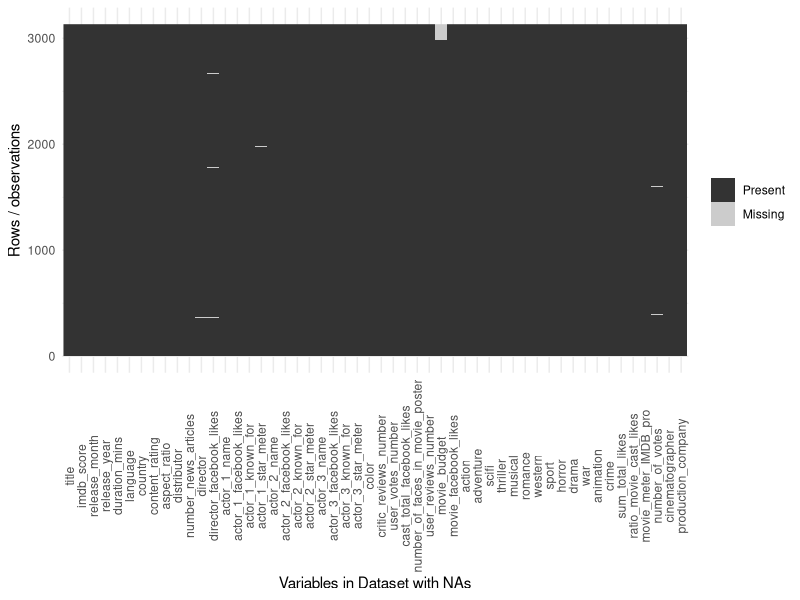
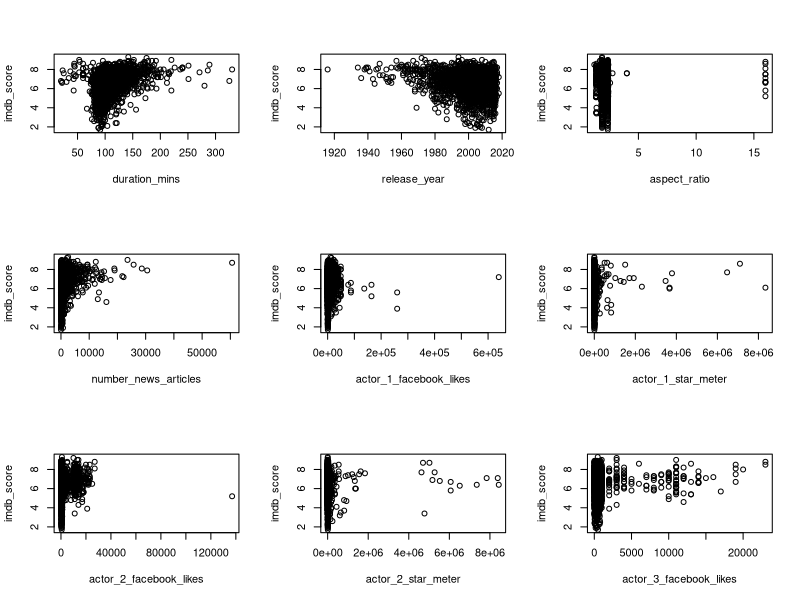
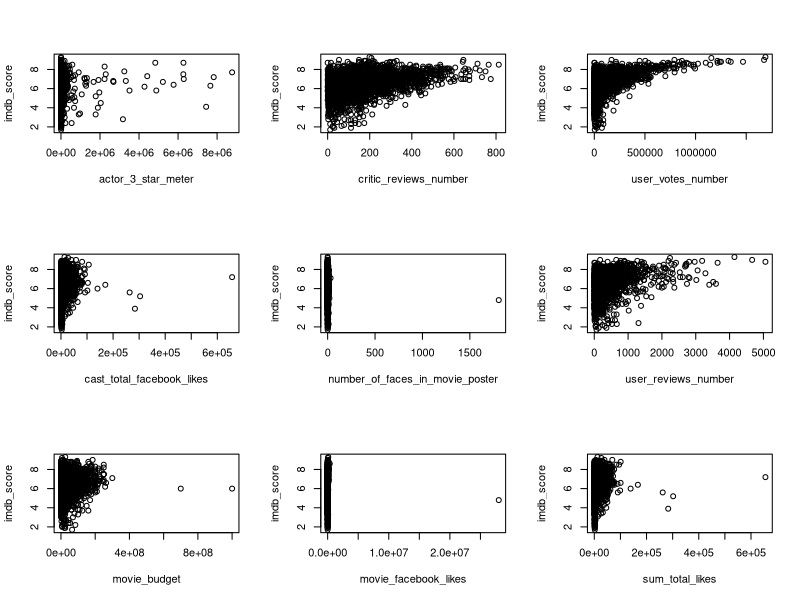
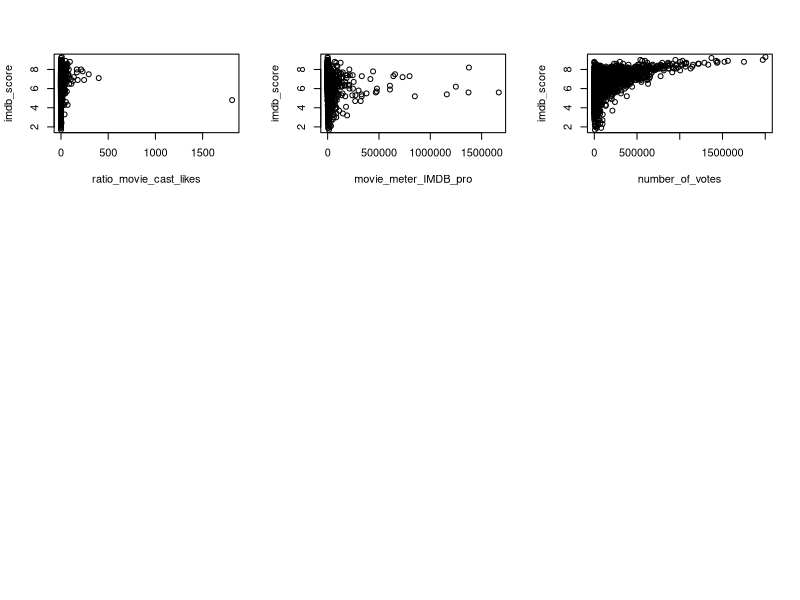

R code for these plots, in order: (Note: this script raises an error after producing the figures.)
## ---- chunk 1
imdb = read.csv("data_final.csv")
attach(imdb)
## ---- chunk 2
head(imdb)
str(imdb) 
#We can see that the data is made up of integers, factors and a dummy variable for genre. Nice!
#We also have NA values that we need to deal with
## ---- chunk 3
imdb = imdb[,-c(1,5,28,31,35,58:70)]
## ---- chunk 4
summary(imdb)
## ---- chunk 5
#Missingness graph
library(reshape2)
library(ggplot2)
library(magrittr)
ggplot_missing <- function(x){
  
  x %>% 
    is.na %>%
    melt %>%
    ggplot(data = .,
           aes(x = Var2,
               y = Var1)) +
    geom_raster(aes(fill = value)) +
    scale_fill_grey(name = "",
                    labels = c("Present","Missing")) +
    theme_minimal() + 
    theme(axis.text.x  = element_text(angle=90, vjust=0.5)) + 
    labs(x = "Variables in Dataset with NAs",
         y = "Rows / observations")
}
# Let’s test it out
ggplot_missing(imdb)

#new DF - columsn with NAs
#missings <- subset(imdb, select = c(12,14,57,15,19,30,34,37,53,55))
#ggplot_missing(missings)
## ---- chunk 6
#1 distributor - googled values
imdb$distributor = as.character(imdb$distributor)
distibutor <- subset(imdb, is.na(distributor))

imdb$distributor[77] = "Paramount Pictures"
imdb$distributor[212] = "United Artists"
imdb$distributor[256] = "Sony Pictures"
imdb$distributor[483] = "Universal Pictures"
imdb$distributor[858] = "Shochiku Co., Ltd."
imdb$distributor[2341] = "Paramount Pictures"
imdb$distributor[2544] = "Columbia Pictures"
imdb$distributor[2663] = "Relativity Media"
imdb$distributor[3090] = "Missing" # Movie_title = H. Could not find distributor 
imdb$distributor[3105] = "Magnolia Pictures"

attach(imdb)
any(is.na(imdb$distributor))
## ---- chunk 7
#2 director - googled values
imdb$director = as.character(imdb$director)
directors = subset(imdb, is.na(director))

imdb$director[217] = "Peter Deluise"
imdb$director[365] = "Tibor Takics"
imdb$director[2080] = "Mark Steven Johnson" # this one was the date was also in 2003 not 2015

attach(imdb)
any(is.na(imdb$director))
## ---- chunk 8
# 3 prodcution_company - googled values
imdb$production_company = as.character(imdb$production_company)
productionCompany = subset(imdb, is.na(production_company))


imdb$production_company[77] = "Indian Paintbrush"
imdb$production_company[212] = "Selznick International Pictures"
imdb$production_company[256] = "UK Film Council"
imdb$production_company[483] = "Blinding Edge Pictures"
imdb$production_company[858] = " Recorded Picture Company"
imdb$production_company[2341] = "Lakeshore Entertainment"
imdb$production_company[2544] = "Columbia Pictures"
imdb$production_company[2663] = "Relativity Media"
imdb$production_company[3090] = "Missing" # H. 
imdb$production_company[3105] = "Groundswell Productions"

attach(imdb)
any(is.na(imdb$production_company))
## ---- chunk 9
#actor_1_star_meter
imdb$actor_1_star_meter = as.numeric(imdb$actor_1_star_meter)
actor1star = subset(imdb, is.na(imdb$actor_1_star_meter))


imdb$actor_1_star_meter[443] = 2209
imdb$actor_1_star_meter[664] = 5368
imdb$actor_1_star_meter[671] = 5368
imdb$actor_1_star_meter[1494] = 2209
imdb$actor_1_star_meter[1979] = 2209
imdb$actor_1_star_meter[2102] = 5368
imdb$actor_1_star_meter[2304] = 5368
imdb$actor_1_star_meter[2490] = 5368
imdb$actor_1_star_meter[3119] = 5368

attach(imdb)
any(is.na(actor_1_star_meter))
## ---- chunk 10
#number_of_faces_in_movie_poster
imdb$number_of_faces_in_movie_poster = as.numeric(imdb$number_of_faces_in_movie_poster)
faces = subset(imdb, is.na(number_of_faces_in_movie_poster))


imdb$number_of_faces_in_movie_poster[274] = 1
imdb$number_of_faces_in_movie_poster[483] = 0
imdb$number_of_faces_in_movie_poster[529] = 6
imdb$number_of_faces_in_movie_poster[942] = 1
imdb$number_of_faces_in_movie_poster[1600] = 2
imdb$number_of_faces_in_movie_poster[2842] = 4
imdb$number_of_faces_in_movie_poster[2928] = 1

attach(imdb)
any(is.na(number_of_faces_in_movie_poster))
## ---- chunk 11
#movie_budget
imdb$movie_budget = as.numeric(imdb$movie_budget)
budget = subset(imdb, is.na(movie_budget))


imdb$movie_budget[2988] = 1100000
imdb$movie_budget[2989] = 500000
imdb$movie_budget[2990] = 3000000
imdb$movie_budget[2991] = 10000000
imdb$movie_budget[2992] = 30000000
imdb$movie_budget[2993] = 2000000
imdb$movie_budget[2994] = 27000000
imdb$movie_budget[2995] = 5293040
imdb$movie_budget[2996] = 25000000
imdb$movie_budget[2997] = 6000000
imdb = imdb[-which(is.na(imdb$movie_budget)),]

attach(imdb)
any(is.na(movie_budget))
## ---- chunk 12
#ratio_movie_cast_likes
imdb$ratio_movie_cast_likes = as.numeric(imdb$ratio_movie_cast_likes)
ratio = subset(imdb, is.na(ratio_movie_cast_likes))


imdb$ratio_movie_cast_likes[which(is.na(imdb$ratio_movie_cast_likes))] = mean(na.omit(imdb$ratio_movie_cast_likes)) # Replace with the mean

attach(imdb)
any(is.na(ratio_movie_cast_likes))
## ---- chunk 13
#number_of_votes
imdb$number_of_votes = as.numeric(imdb$number_of_votes)
numberofvotes = subset(imdb, is.na(number_of_votes))


imdb$number_of_votes[11] = 6788
imdb$number_of_votes[77] = 54489
imdb$number_of_votes[121] = 747
imdb$number_of_votes[191] = 2878
imdb$number_of_votes[212] = 0
imdb$number_of_votes[256] = 6134
imdb$number_of_votes[393] = 15966
imdb$number_of_votes[483] = 8
imdb$number_of_votes[517] = 2304
imdb$number_of_votes[550] = 7802
imdb$number_of_votes[857] = 64701
imdb$number_of_votes[897] = 75894
imdb$number_of_votes[1601] = 0
imdb$number_of_votes[1650] = 185684
imdb$number_of_votes[1679] = 306331
imdb$number_of_votes[1834] = 23392
imdb$number_of_votes[1953] = 95191
imdb$number_of_votes[1999] = 225660
imdb$number_of_votes[2273] = 99801
imdb$number_of_votes[2429] = 37294
imdb$number_of_votes[2663] = 77611
imdb$number_of_votes[2834] = 439627

attach(imdb)
any(is.na(number_of_votes))
## ---- chunk 14
#critic reviews number
imdb$critic_reviews_number = as.numeric(imdb$critic_reviews_number)
critics = subset(imdb, is.na(critic_reviews_number))


imdb$critic_reviews_number[15] = 0
imdb$critic_reviews_number[53] = 0
imdb$critic_reviews_number[107] = 0
imdb$critic_reviews_number[126] = 0
imdb$critic_reviews_number[274] = 6
imdb$critic_reviews_number[324] = 0
imdb$critic_reviews_number[363] = 0
imdb$critic_reviews_number[1336] = 86

attach(imdb)
any(is.na(critic_reviews_number))
## ---- chunk 15
#duration_number
imdb$duration_mins = as.numeric(imdb$duration_mins)
mins = subset(imdb, is.na(duration_mins))

imdb$duration_mins[2812] = 130

attach(imdb)
any(is.na(imdb$duration_mins))
## ---- chunk 16
imdb[which(is.na(imdb)), ]
imdb = na.omit(imdb)
## ---- chunk 17
any(is.na(imdb))
## ---- chunk 18
imdb$user_votes_number = as.numeric(imdb$user_votes_number)
imdb$movie_budget = as.numeric(imdb$movie_budget)
imdb$user_reviews_number = as.numeric(imdb$user_reviews_number)
imdb$actor_2_star_meter = as.numeric(imdb$actor_2_star_meter)
imdb$actor_3_facebook_likes = as.numeric(imdb$actor_3_facebook_likes)
imdb$actor_3_star_meter = as.numeric(imdb$actor_3_star_meter)
imdb$critic_reviews_number = as.numeric(imdb$critic_reviews_number)
imdb$movie_budget = as.numeric(imdb$movie_budget)
imdb$movie_facebook_likes = as.numeric(imdb$movie_facebook_likes)
## ---- chunk 19
lapply(imdb, class)
imdb$title = as.character(imdb$title)
imdb$actor_1_known_for = as.character(imdb$actor_1_known_for)
imdb$actor_2_known_for = as.character(imdb$actor_2_known_for)
imdb$actor_3_known_for = as.character(imdb$actor_3_known_for)
imdb$director = as.character(imdb$director)
imdb$actor_1_name = as.character(imdb$actor_1_name)
imdb$actor_2_name = as.character(imdb$actor_2_name)
imdb$actor_3_name = as.character(imdb$actor_3_name)
imdb$cinematographer = as.character(imdb$cinematographer)
## ---- chunk 20
which(imdb$color == "http://www.imdb.com/title/tt0160484/?ref_=fn_tt_tt_1")
imdb$color[which(imdb$color == "http://www.imdb.com/title/tt0160484/?ref_=fn_tt_tt_1")] = "Color"
## ---- chunk 21
################## Distributions #########################
#For numeric predictors
par(mfrow=c(3,3)) 
plot(duration_mins, imdb_score)
plot(release_year, imdb_score)
plot(aspect_ratio, imdb_score)
plot(number_news_articles, imdb_score)
plot(actor_1_facebook_likes, imdb_score)
plot(actor_1_star_meter, imdb_score)
plot(actor_2_facebook_likes, imdb_score)
plot(actor_2_star_meter, imdb_score)
plot(actor_3_facebook_likes, imdb_score)
plot(actor_3_star_meter, imdb_score)
plot(critic_reviews_number, imdb_score)
plot(user_votes_number, imdb_score)
plot(cast_total_facebook_likes, imdb_score)
plot(number_of_faces_in_movie_poster, imdb_score)
plot(user_reviews_number, imdb_score)
plot(movie_budget, imdb_score)
plot(movie_facebook_likes, imdb_score)
plot(sum_total_likes, imdb_score)
plot(ratio_movie_cast_likes, imdb_score)
plot(movie_meter_IMDB_pro, imdb_score)
plot(number_of_votes, imdb_score)
## ---- chunk 22
##### Bar Chart Distributins #####
par(mfrow=c(2,2))
#director distribution
ggplot(data=imdb , aes(x=director) ) + geom_bar(color = "blue") + ggtitle("Director") + theme(axis.title.x=element_blank()) + theme(axis.text.x = element_text(angle=90))

#release month distribution
ggplot(data=imdb , aes(x=release_month) ) + geom_bar(color = "blue") + ggtitle("Release Months") + theme(axis.title.x=element_blank()) + theme(axis.text.x = element_text(angle=90))

# duration_mins distribution
ggplot(data=imdb , aes(x=duration_mins) ) + geom_bar(color = "blue") + ggtitle("Movie Durations") + theme(axis.title.x=element_blank()) + theme(axis.text.x = element_text(angle=90))

#country distribution
ggplot(data=imdb , aes(x=country) ) + geom_bar(color = "blue") + ggtitle("Countries") + theme(axis.title.x=element_blank()) + theme(axis.text.x = element_text(angle=90))

#content rating distribution
ggplot(data=imdb , aes(x=content_rating) ) + geom_bar(color = "blue") + ggtitle("Content Ratings") + theme(axis.title.x=element_blank()) + theme(axis.text.x = element_text(angle=90))

#distribution of the dependent variable, imdb_score
ggplot(data=imdb , aes(x=imdb_score) ) + geom_bar(color = "blue") + ggtitle("IMDB Scores") + theme(axis.title.x=element_blank()) + theme(axis.text.x = element_text(angle=90))
## ---- chunk 23
nums <- unlist(lapply(imdb, is.numeric))  
numericVars = imdb[,nums]
numericVars = numericVars[,-c(19:31)]
corPlot = cor(numericVars)


library(corrplot)
#TODO: change variables names that appear in corrplot
corrplot(corPlot, type = "lower", method = "pie",order = "hclust", 
         tl.col = "black", tl.srt = 25, tl.cex = 0.7)

## ---- chunk 24
library(car)
attach(imdb)

Oreg3=lm(imdb_score~duration_mins)
outlierTest(Oreg3) ###2452
imdb=imdb[-c(2452),]
attach(imdb)

Oreg4=lm(imdb_score~aspect_ratio)
outlierTest(Oreg4) ###1495
imdb=imdb[-c(1495),]
attach(imdb)

Oreg5=lm(imdb_score~number_news_articles)
outlierTest(Oreg5) ##860, 1321
imdb=imdb[-c(860,1321),] 
attach(imdb)

Oreg7=lm(imdb_score~director_facebook_likes)
outlierTest(Oreg7) ##642
imdb=imdb[-c(642),]
attach(imdb)


Oreg8=lm(imdb_score~actor_1_facebook_likes)
outlierTest(Oreg8) ##1442
imdb=imdb[-c(1442),]
attach(imdb)

Oreg9=lm(imdb_score~actor_1_star_meter)
outlierTest(Oreg9) ##552
imdb=imdb[-c(552),]
attach(imdb)

Oreg10=lm(imdb_score~actor_2_facebook_likes)
outlierTest(Oreg10) ##2012
imdb=imdb[-c(2012),]
attach(imdb)

Oreg11=lm(imdb_score~actor_2_star_meter)
outlierTest(Oreg11) ##2609
imdb=imdb[-c(2609),]
attach(imdb)

Oreg12=lm(imdb_score~actor_3_facebook_likes)
outlierTest(Oreg12) ##835
imdb=imdb[-c(835),]
attach(imdb)

Oreg13=lm(imdb_score~actor_3_star_meter)
outlierTest(Oreg13) ##1368
imdb=imdb[-c(1368),]
attach(imdb)

Oreg14=lm(imdb_score~critic_reviews_number)
outlierTest(Oreg14) ##1330
imdb=imdb[-c(1330),]
attach(imdb)

Oreg15=lm(imdb_score~user_votes_number)
outlierTest(Oreg15) ##2261
imdb=imdb[-c(2261),]
attach(imdb)

Oreg16=lm(imdb_score~cast_total_facebook_likes)
outlierTest(Oreg16) ##126
imdb=imdb[-c(126),]
attach(imdb)

Oreg17=lm(imdb_score~number_of_faces_in_movie_poster)
outlierTest(Oreg17) ##1645
imdb=imdb[-c(1645),]
attach(imdb)

Oreg18=lm(imdb_score~user_reviews_number)
outlierTest(Oreg18) ##2082
imdb=imdb[-c(2082),]
attach(imdb)

Oreg19=lm(imdb_score~movie_budget)
outlierTest(Oreg19) ##1216
imdb=imdb[-c(1216),]
attach(imdb)

Oreg20=lm(imdb_score~movie_facebook_likes)
outlierTest(Oreg20) ##163
imdb=imdb[-c(163),]
attach(imdb)

Oreg21=lm(imdb_score~sum_total_likes)
outlierTest(Oreg21) ##1575
imdb=imdb[-c(1575),]
attach(imdb)

Oreg22=lm(imdb_score~ratio_movie_cast_likes)
outlierTest(Oreg22) ##375
imdb=imdb[-c(375),]
attach(imdb)

Oreg23=lm(imdb_score~movie_meter_IMDB_pro)
outlierTest(Oreg23) ##2079
imdb=imdb[-c(2079),]
attach(imdb)

Oreg24=lm(imdb_score~number_of_votes)
outlierTest(Oreg24) ##1741
imdb=imdb[-c(1741),]
attach(imdb)

## ---- chunk 25
nums <- unlist(lapply(imdb, is.numeric))  
numericVars = imdb[,nums]
numericVars = numericVars[,-c(19:31)]
## ---- chunk 26
multReg = lm(imdb_score~., data = numericVars)
summary(multReg)
## ---- chunk 27
# Step-wise regression
library(MASS)
step.model <- stepAIC(multReg, direction = "both", 
                      trace = FALSE)
summary(step.model)
## ---- chunk 28
#modelSet = imdb[,-c(1,3,10,12,13,15,17,19,21,23,50,51)]
attach(modelSet)
multReg1 = lm(imdb_score~ ., data= modelSet)
summary(multReg1)
## ---- chunk 29
# which columns are factors 
lapply(imdb, class)
## ---- chunk 30
#table(imdb$director)
#install.packages("caTools")
library(caTools)
library(boot)

imdb$director_frequency <- table(imdb$director)[imdb$director]
imdb$director_column10 = ifelse(imdb$director_frequency >= 10, imdb$director, 'Other')
imdb$director_column10 = as.factor(imdb$director_column10)
attach(imdb)

dirReg10 = glm(imdb_score~director_column10)
cv.glm(imdb, dirReg10, K=46)$delta[1]
summary(dirReg10)

imdb$director_column5 = ifelse(imdb$director_frequency >= 5, imdb$director, 'Other')
imdb$director_column5 = as.factor(imdb$director_column5)
attach(imdb)

dirReg5 = glm(imdb_score~director_column5)
cv.glm(imdb, dirReg5, K=46)$delta[1]
summary(dirReg5)

imdb$director_column3 = ifelse(imdb$director_frequency >= 3, imdb$director, 'Other')
imdb$director_column3 = as.factor(imdb$director_column3)
attach(imdb)

dirReg3 = glm(imdb_score~director_column3)
cv.glm(imdb, dirReg3, K=46)$delta[1]
summary(dirReg3)

## ---- chunk 31
#install.packages("dplyr")
library(dplyr)

# Creating bins for distributor 
imdb$distributor_freq <- table(imdb$distributor)[imdb$distributor]
imdb$distributor10 = ifelse(imdb$distributor_freq >= 20, imdb$distributor, 'Other')
imdb$distributor10 = as.factor(imdb$distributor10)
attach(imdb)
relevel(imdb$distributor10, ref = "Other")

distReg10 = glm(imdb_score~distributor10)
cv.glm(imdb, distReg10, K=46)$delta[1]
summary(distReg10)

# Creating bins for actor 1
imdb$actor1_freq <- table(imdb$actor_1_name)[imdb$actor_1_name]
imdb$actor1_10 = ifelse(imdb$actor1_freq >= 10, imdb$actor_1_name, 'Other')
imdb$actor1_10 = as.factor(imdb$actor1_10)
attach(imdb)
relevel(imdb$actor1_10, ref = "Other")

act1Reg10 = glm(imdb_score~actor1_10)
cv.glm(imdb, act1Reg10, K=46)$delta[1]
summary(act1Reg10)

# bins for actor 2
imdb$actor2_freq <- table(imdb$actor_2_name)[imdb$actor_2_name]
imdb$actor2_10 = ifelse(imdb$actor2_freq >= 7, imdb$actor_2_name, 'Other')
imdb$actor2_10 = as.factor(imdb$actor2_10)
attach(imdb)
relevel(imdb$actor2_10, ref = "Other")

act2Reg10 = glm(imdb_score~actor2_10)
cv.glm(imdb, act2Reg10, K=46)$delta[1]
summary(act2Reg10)

# bins for actor 3
imdb$actor3_freq <- table(imdb$actor_3_name)[imdb$actor_3_name]
imdb$actor3_10 = ifelse(imdb$actor3_freq >= 5, imdb$actor_3_name, 'Other')
imdb$actor3_10 = as.factor(imdb$actor3_10)
attach(imdb)
relevel(imdb$actor3_10, ref = "Other")

act3Reg10 = glm(imdb_score~actor3_10)
cv.glm(imdb, act3Reg10, K=46)$delta[1]
summary(act3Reg10)

# binning cinematographer 
imdb$cin_freq <- table(imdb$cinematographer)[imdb$cinematographer]
imdb$cinematographer10 = ifelse(imdb$cin_freq >= 15, imdb$cinematographer, 'Other')
imdb$cinematographer10 = ifelse(imdb$cinematographer10 == "multiple", 'Other',imdb$cinematographer10)
imdb$cinematographer10 = as.factor(imdb$cinematographer10)
attach(imdb)
relevel(imdb$cinematographer10, ref = "Other")

cinReg10 = glm(imdb_score~cinematographer10)
cv.glm(imdb, cinReg10, K=46)$delta[1]
summary(cinReg10)

# binning production co 
imdb$prod_freq <- table(imdb$production_company)[imdb$production_company]
imdb$prod10 = ifelse(imdb$prod_freq >= 20, imdb$production_company, 'Other')
imdb$prod10 = as.factor(imdb$prod10)
attach(imdb)
relevel(imdb$prod10, ref = "Other")

prodReg10 = glm(imdb_score~prod10)
cv.glm(imdb, prodReg10, K=46)$delta[1]
summary(prodReg10)

# changing aspect ratio to a factor
imdb$aspect_ratio = as.factor(imdb$aspect_ratio)
attach(imdb)
aspectReg10 = lm(imdb_score~aspect_ratio)
summary(aspectReg10)

# binning country 
imdb$country = as.character(imdb$country)
imdb$country_freq <- table(imdb$country)[imdb$country]
imdb$country10 = ifelse(imdb$country_freq >= 20, imdb$country, 'Other')
imdb$country10 = as.factor(imdb$country10)
attach(imdb)
relevel(imdb$country10, ref = "Other")

countryReg10 = glm(imdb_score~country10)
cv.glm(imdb, countryReg10, K=46)$delta[1]
summary(countryReg10)

## ---- chunk 32

categoricalVar = imdb[,c(3,6:9,53,57,59,61,63,65,67,69)]
catReg = lm(imdb_score~.,data=categoricalVar)
summary(catReg)

library(MASS)
catStep <- stepAIC(catReg, direction = "both", 
                      trace = FALSE)
summary(catStep)
## ---- chunk 33

predictors = c(2,5,54) # duration, director 
predictorSet = imdb[,predictors]

comboReg = glm(imdb_score~poly(duration_mins,2)+director_column10,data=predictorSet)
cv.glm(imdb, comboReg, K=46)$delta[1] #MSE=0.99
summary(comboReg)

predictor2 = c(2,5,34,37,39,42,45,54) # with genre
predictorSet2 = imdb[,predictor2]

#######
comboReg2 = glm(imdb_score~poly(duration_mins,2)+director_column10+action+thriller+romance+horror+drama+animation,data=predictorSet2)
cv.glm(imdb, comboReg2, K=46)$delta[1] #MSE= 1.7
summary(comboReg2)
################ Now .827

predictor3 = c(2,5,54,60) # duration, actor_1, director
predictorSet3 = imdb[,predictor3]

comboReg3 = glm(imdb_score~poly(duration_mins,2)+director_column10+actor1_10,data=predictorSet3)
cv.glm(imdb, comboReg3, K=46)$delta[1] #MSE= 0.98
summary(comboReg3)

predictor4 = c(2,5,54,58,60) # duration, actor_1, director, distributor 
predictorSet4 = imdb[,predictor4]

#########
comboReg4 = glm(imdb_score~poly(duration_mins,2)+director_column10+actor1_10+distributor10,data=predictorSet4)
cv.glm(imdb, comboReg4, K=46)$delta[1] #MSE= 0.96
summary(comboReg4)
##################### Now .87

predictor5 = c(2,5,58,60) # duration, actor_1, distributor 
predictorSet5 = imdb[,predictor5]

comboReg5 = glm(imdb_score~poly(duration_mins,2)+actor1_10+distributor10,data=predictorSet5)
cv.glm(imdb, comboReg5, K=46)$delta[1] #MSE= 0.96
summary(comboReg5)

predictor6 = c(2,5,50,54,58,60) # duration, director, actor_1, distributor, number_of_votes
predictorSet6 = imdb[,predictor6]

comboReg6 = glm(imdb_score~poly(duration_mins,2)+poly(number_of_votes,3)+director_column10+actor1_10+distributor10,data=predictorSet6)
cv.glm(imdb, comboReg6, K=46)$delta[1] #MSE= 0.77
summary(comboReg6)

predictor7 = c(2,5,13,50,54,58,60) # duration, director, actor_1, director_fb_likes, distributor, number_of_votes
predictorSet7 = imdb[,predictor7]

comboReg7 = glm(imdb_score~poly(duration_mins,2)+poly(number_of_votes,3)+poly(director_facebook_likes,4)+director_column10+actor1_10+distributor10,data=predictorSet7)
cv.glm(imdb, comboReg7, K=46)$delta[1] #MSE= 0.77
summary(comboReg7)

predictor8 = c(2,5,13,54,58,60) # duration, director, actor_1, director_fb_likes, distributor
predictorSet8 = imdb[,predictor8]

comboReg8 = glm(imdb_score~poly(duration_mins,2)+poly(director_facebook_likes,4)+director_column10+actor1_10+distributor10,data=predictorSet8)
cv.glm(imdb, comboReg8, K=52)$delta[1] #MSE= 0.947
summary(comboReg8)

predictor9 = c(2,5,13,54,58,60,68) # duration, director, actor_1, director_fb_likes, distributor, production company
predictorSet9 = imdb[,predictor9]

comboReg9 = glm(imdb_score~poly(duration_mins,2)+poly(director_facebook_likes,4)+director_column10+actor1_10+distributor10+prod10,data=predictorSet9)
cv.glm(imdb, comboReg9, K=52)$delta[1] #MSE= 0.951
summary(comboReg9)

predictor10 = c(2,5,8,13,54,58,60) # duration, director, actor_1, director_fb_likes, distributor, content_rating
predictorSet10 = imdb[,predictor10]

comboReg10 = glm(imdb_score~poly(duration_mins,2)+poly(director_facebook_likes,4)+director_column10+actor1_10+distributor10,data=predictorSet10)
cv.glm(imdb, comboReg10, K=52)$delta[1] #MSE= 0.9469
summary(comboReg8)

comboReg10.1 = lm(imdb_score~poly(duration_mins,2)+poly(director_facebook_likes,4)+director_column10+actor1_10+distributor10,data=predictorSet10)
summary(comboReg10.1) # adj. R^2 

predictor11 = c(2,4,5,13,54,58,60) # release_year, duration, director, actor_1, director_fb_likes, distributor
predictorSet11 = imdb[,predictor11]

comboReg11 = glm(imdb_score~poly(release_year,2)+poly(duration_mins,2)+poly(director_facebook_likes,4)+director_column10+actor1_10+distributor10,data=predictorSet11)
cv.glm(imdb, comboReg11, K=52)$delta[1] #MSE= 0.9199
summary(comboReg11)
################# Now .835
predictor12 = c(2,4,5,13,43,54,58,60) # release_year, duration, director, drama, actor_1, director_fb_likes, distributor
predictorSet12 = imdb[,predictor12]

comboReg12 = glm(imdb_score~poly(release_year,2)+poly(duration_mins,2)+poly(director_facebook_likes,4)+director_column10+actor1_10+distributor10,data=predictorSet12)
cv.glm(imdb, comboReg12, K=52)$delta[1] #MSE= 0.9179
summary(comboReg12)
################# Now .8339

predictor13 = c(2,4,5,13,54,58,60,66) # release_year, duration, director, actor_1, director_fb_likes, distributor, cinematographer
predictorSet13 = imdb[,predictor13]

comboReg13 = glm(imdb_score~poly(release_year,2)+poly(duration_mins,2)+poly(director_facebook_likes,4)+director_column10+actor1_10+distributor10,data=predictorSet13)
cv.glm(imdb, comboReg13, K=52)$delta[1] #MSE= 0.917
summary(comboReg13)

## ---- chunk 34
comboReg2 = glm(imdb_score~poly(duration_mins,2)+director_column10+action+thriller+romance+horror+drama+animation,data=predictorSet2)
cv.glm(imdb, comboReg2, K=46)$delta[1] 
summary(comboReg2)
################ Now .827
## ---- chunk 35
comboS = glm(imdb_score~poly(duration_mins,2)+director_column10+action+thriller+romance+horror+drama,data=predictorSet2)
cv.glm(imdb, comboReg2, K=46)$delta[1] 
summary(comboReg2)
################ Now .827
